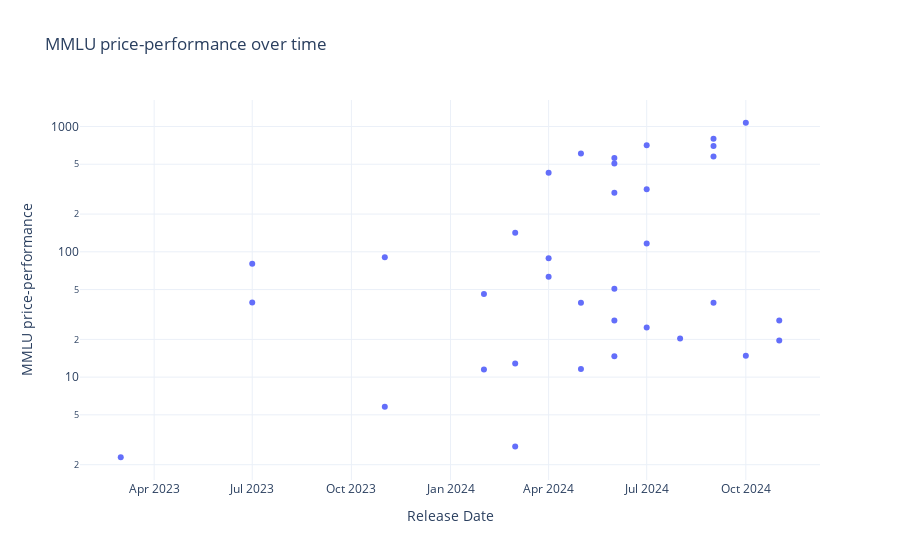

The cell this chart's notebook holds for it:
### Code cell
aa_df['MMLU price-performance'] = aa_df['MMLU'] / aa_df['USD per 1M Tokens']
# Plot 'MMLU price-performance' vs. 'Date'
fig = px.scatter(aa_df, x='Release Date', y='MMLU price-performance', title='MMLU price-performance over time', hover_data=['Model Name'])
fig.update_layout(yaxis_type='log')
fig.show()

### Figure 1 — Plotly figure (JSON) as saved in the notebook; plotly's stock layout.template omitted (floating-point values rounded to 4 significant figures)
{"data": [{"customdata": [["GPT-4o-2024-05"], ["GPT-4o-2024-08"], ["GPT-4o-2024-11"], ["GPT-4o-mini"], ["GPT-4"], ["GPT-4 Turbo"], ["GPT-3.5 Turbo"], ["Llama-3.1-Instruct-405B"], ["Llama-3.1-Instruct-70B"], ["Llama-3.1-Instruct-8B"], ["Llama-3.2-Instruct-3B"], ["Llama-3.2-Instruct-1B"], ["Llama-3-Instruct-70B"], ["Llama-3-Instruct-8B"], ["Llama-2-Chat-13B"], ["Llama-2-Chat-7B"], ["Gemini-1.5-Flash-8B"], ["Gemini-1.5-Flash-2024-05"], ["Gemini-1.5-Flash-2024-09"], ["Gemini-1.5-Pro-2024-05"], ["Gemini-1.5-Pro-2024-09"], ["Gemma-2-9B"], ["Gemma-2-27B"], ["Claude-3-Haiku"], ["Claude-3-Sonnet"], ["Claude-3-Opus"], ["Claude-3.5-Haiku"], ["Claude-3.5-Sonnet-2024-06"], ["Claude-3.5-Sonnet-2024-10"], ["Mistral-NeMo"], ["Mistral-8x22"], ["Mistral-Small-2024-02"], ["Mistral-Large-2024-02"], ["Mistral-Large-2-2024-06"], ["Mistral-Large-2-2024-11"]], "hovertemplate": "Release Date=%{x}<br>MMLU price-performance=%{y}<br>Model Name=%{customdata[0]}<extra></extra>", "legendgroup": "", "marker": {"color": "#636efa", "symbol": "circle"}, "mode": "markers", "name": "", "orientation": "v", "showlegend": false, "type": "scatter", "x": ["2024-05-01T00:00:00", "2024-08-01T00:00:00", "2024-11-01T00:00:00", "2024-07-01T00:00:00", "2023-03-01T00:00:00", "2023-11-01T00:00:00", "2023-11-01T00:00:00", "2024-07-01T00:00:00", "2024-07-01T00:00:00", "2024-07-01T00:00:00", "2024-09-01T00:00:00", "2024-09-01T00:00:00", "2024-04-01T00:00:00", "2024-04-01T00:00:00", "2023-07-01T00:00:00", "2023-07-01T00:00:00", "2024-10-01T00:00:00", "2024-05-01T00:00:00", "2024-09-01T00:00:00", "2024-05-01T00:00:00", "2024-09-01T00:00:00", "2024-06-01T00:00:00", "2024-06-01T00:00:00", "2024-03-01T00:00:00", "2024-03-01T00:00:00", "2024-03-01T00:00:00", "2024-06-01T00:00:00", "2024-06-01T00:00:00", "2024-10-01T00:00:00", "2024-06-01T00:00:00", "2024-04-01T00:00:00", "2024-02-01T00:00:00", "2024-02-01T00:00:00", "2024-06-01T00:00:00", "2024-11-01T00:00:00"], "xaxis": "x", "y": [11.6, 20.32, 19.63, 315.4, 2.293, 5.8, 90.67, 24.86, 116.7, 710, 800, 700, 88.76, 426.7, 80.36, 39.39, 1071.0, 607.7, 576.9, 39.27, 39.27, 561.5, 296.2, 142, 12.83, 2.8, 50.62, 14.67, 14.83, 507.7, 63.33, 46, 11.5, 28.33, 28.33], "yaxis": "y"}], "layout": {"legend": {"tracegroupgap": 0}, "title": {"text": "MMLU price-performance over time"}, "xaxis": {"anchor": "y", "domain": [0, 1], "title": {"text": "Release Date"}}, "yaxis": {"anchor": "x", "domain": [0, 1], "title": {"text": "MMLU price-performance"}, "type": "log"}}}
